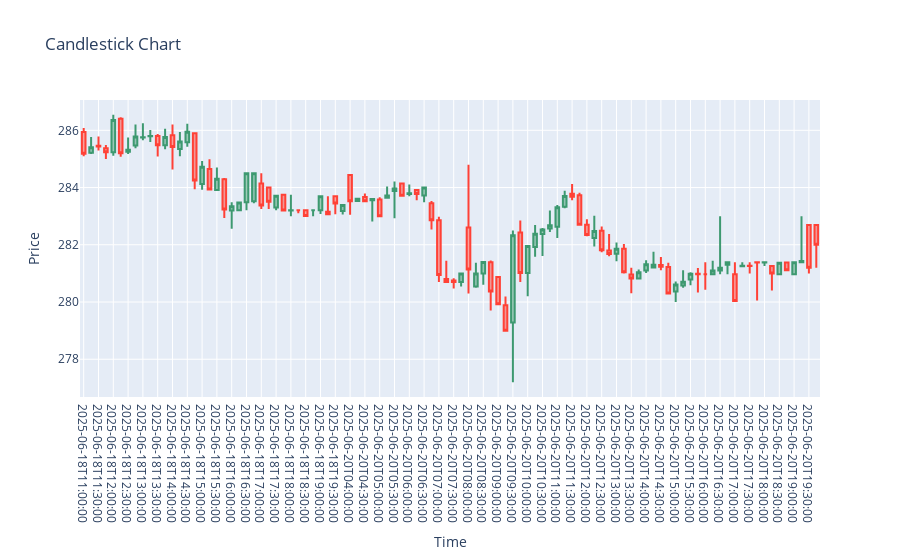

The cell this chart's notebook holds for it:
### Code cell
import plotly.graph_objects as go

# Assuming df_rotated is your transformed DataFrame
# with datetime index and columns: open, high, low, close

fig = go.Figure(data=[go.Candlestick(
    x=pd.to_datetime(df_rotated.index),
    open=df_rotated['open'].astype(float),
    high=df_rotated['high'].astype(float),
    low=df_rotated['low'].astype(float),
    close=df_rotated['close'].astype(float),
)])

# Customize layout
fig.update_layout(
    title='Candlestick Chart',
    xaxis_title='Time',
    yaxis_title='Price',
    xaxis_rangeslider_visible=False,
    xaxis=dict(
        type='category',
    )
)

fig.show()
